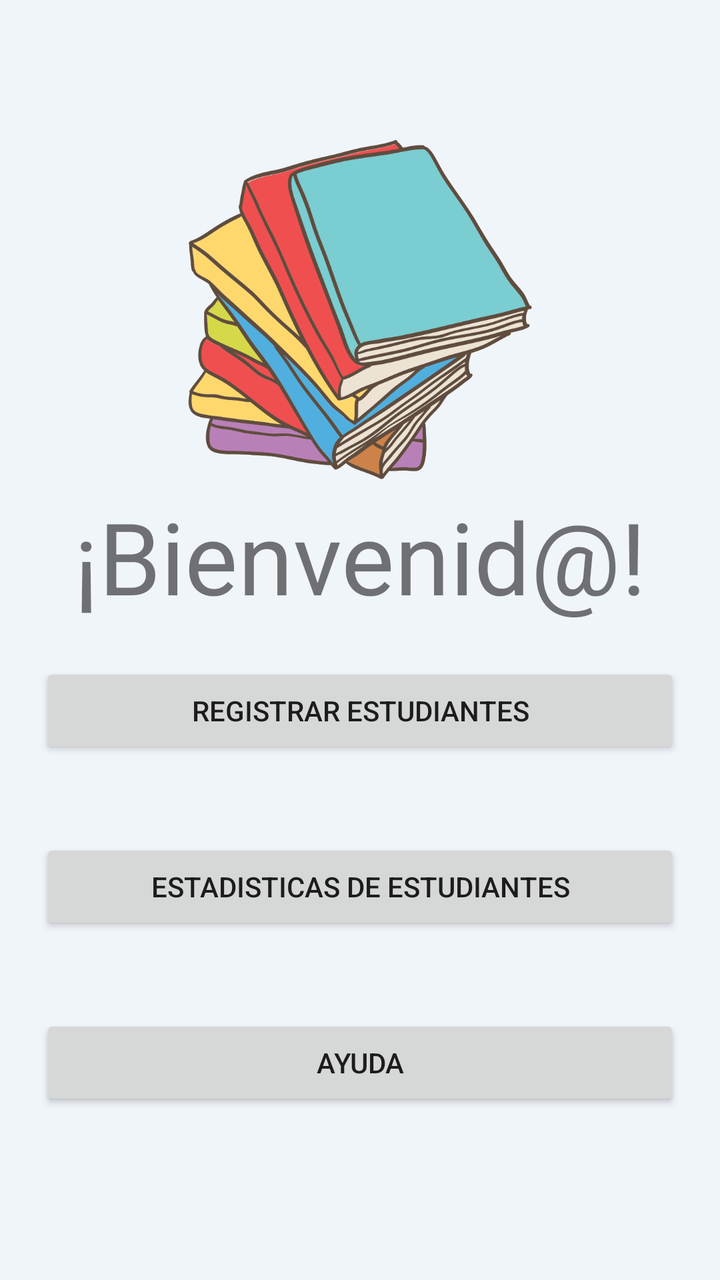
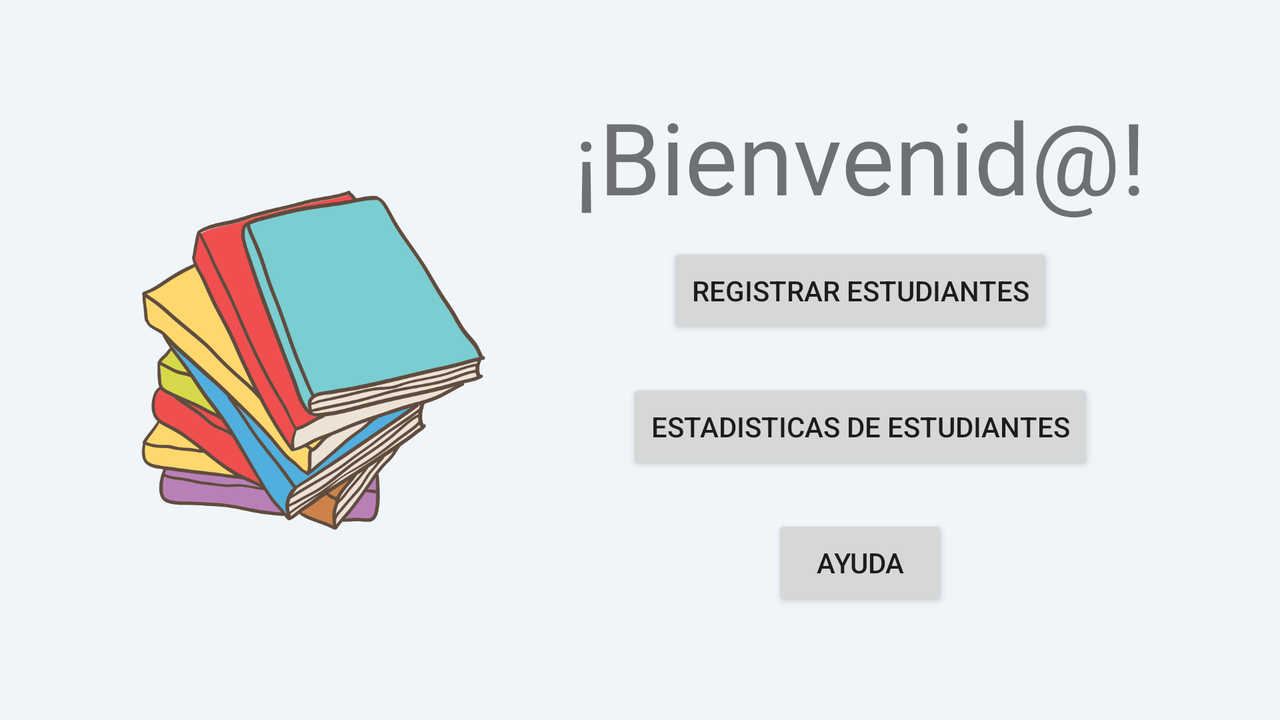

Two renders of one Android screen. The first uses the default layout on a phone; the second uses the alternative layout the repository ships for a different screen configuration, on a matching device. The two XML files are below.
<!-- AndroidManifest.xml: application theme Theme.MisPequeñosSaltamontes -->
<!-- res/layout/activity_main.xml -->
<?xml version="1.0" encoding="utf-8"?>
<LinearLayout
    xmlns:android="http://schemas.android.com/apk/res/android"
    xmlns:tools="http://schemas.android.com/tools"
    android:layout_width="match_parent"
    android:layout_height="match_parent"
    tools:context=".activities.MainActivity"
    android:orientation="vertical"
    android:background="#f0f5fa">

    <LinearLayout
        android:layout_width="match_parent"
        android:layout_height="match_parent"
        android:orientation="vertical"
        android:gravity="center" >

        <ImageView
            android:id="@+id/logo"
            android:layout_width="180dp"
            android:layout_height="180dp"
            android:src="@drawable/logoo"
            android:layout_gravity="center" />

        <TextView
            android:layout_width="match_parent"
            android:layout_height="wrap_content"
            android:text="¡Bienvenid@!"
            android:textSize="50dp"
            android:textAlignment="center"/>

        <Button
            android:layout_width="match_parent"
            android:layout_height="wrap_content"
            android:text="Registrar Estudiantes"
            android:layout_margin="20dp"
            android:id="@+id/btnRegitrar"
            />

        <Button
            android:layout_width="match_parent"
            android:layout_height="wrap_content"
            android:text="Estadisticas de Estudiantes"
            android:layout_margin="20dp"
            android:id="@+id/btnEstadisticas" />

        <Button
            android:layout_width="match_parent"
            android:layout_height="wrap_content"
            android:text="Ayuda"
            android:layout_margin="20dp"
            android:id="@+id/btnAyuda"/>


    </LinearLayout>

</LinearLayout>
<!-- resources referenced by this layout -->
<resources>
  <!-- drawable logoo: png bitmap (drawable, 153362 bytes) -->
  <style name="Theme.MisPequeñosSaltamontes" parent="Theme.MaterialComponents.DayNight.DarkActionBar">
          
          <item name="colorPrimary">@color/purple_500</item>
          <item name="colorPrimaryVariant">@color/purple_700</item>
          <item name="colorOnPrimary">@color/white</item>
          
          <item name="colorSecondary">@color/teal_200</item>
          <item name="colorSecondaryVariant">@color/teal_700</item>
          <item name="colorOnSecondary">@color/black</item>
          
          <item name="android:statusBarColor" tools:targetApi="l">?attr/colorPrimaryVariant</item>
          
      </style>
</resources>
<!-- res/layout-land/activity_main.xml (the author's variant of the layout above) -->
<!-- drawn on the phone turned sideways -->
<?xml version="1.0" encoding="utf-8"?>
<LinearLayout
    xmlns:android="http://schemas.android.com/apk/res/android"
    xmlns:tools="http://schemas.android.com/tools"
    android:layout_width="match_parent"
    android:layout_height="match_parent"
    tools:context=".activities.MainActivity"
    android:orientation="horizontal"
    android:background="#f0f5fa"
    android:gravity="center">

    <ImageView
        android:id="@+id/logo"
        android:layout_width="180dp"
        android:layout_height="180dp"
        android:src="@drawable/logoo"
        android:layout_marginRight="40dp"
        android:layout_gravity="center" />

    <LinearLayout
        android:layout_width="wrap_content"
        android:layout_height="match_parent"
        android:orientation="vertical"
        android:gravity="center" >

        <TextView
            android:layout_width="wrap_content"
            android:layout_height="wrap_content"
            android:text="¡Bienvenid@!"
            android:textSize="50dp"
            android:textAlignment="center"/>

        <Button
            android:layout_width="wrap_content"
            android:layout_height="wrap_content"
            android:text="Registrar Estudiantes"
            android:layout_margin="10dp"
            android:id="@+id/btnRegitrar"
            />

        <Button
            android:layout_width="wrap_content"
            android:layout_height="wrap_content"
            android:text="Estadisticas de Estudiantes"
            android:layout_margin="10dp"
            android:id="@+id/btnEstadisticas" />

        <Button
            android:layout_width="wrap_content"
            android:layout_height="wrap_content"
            android:text="Ayuda"
            android:layout_margin="10dp"
            android:id="@+id/btnAyuda"/>


    </LinearLayout>

</LinearLayout>
